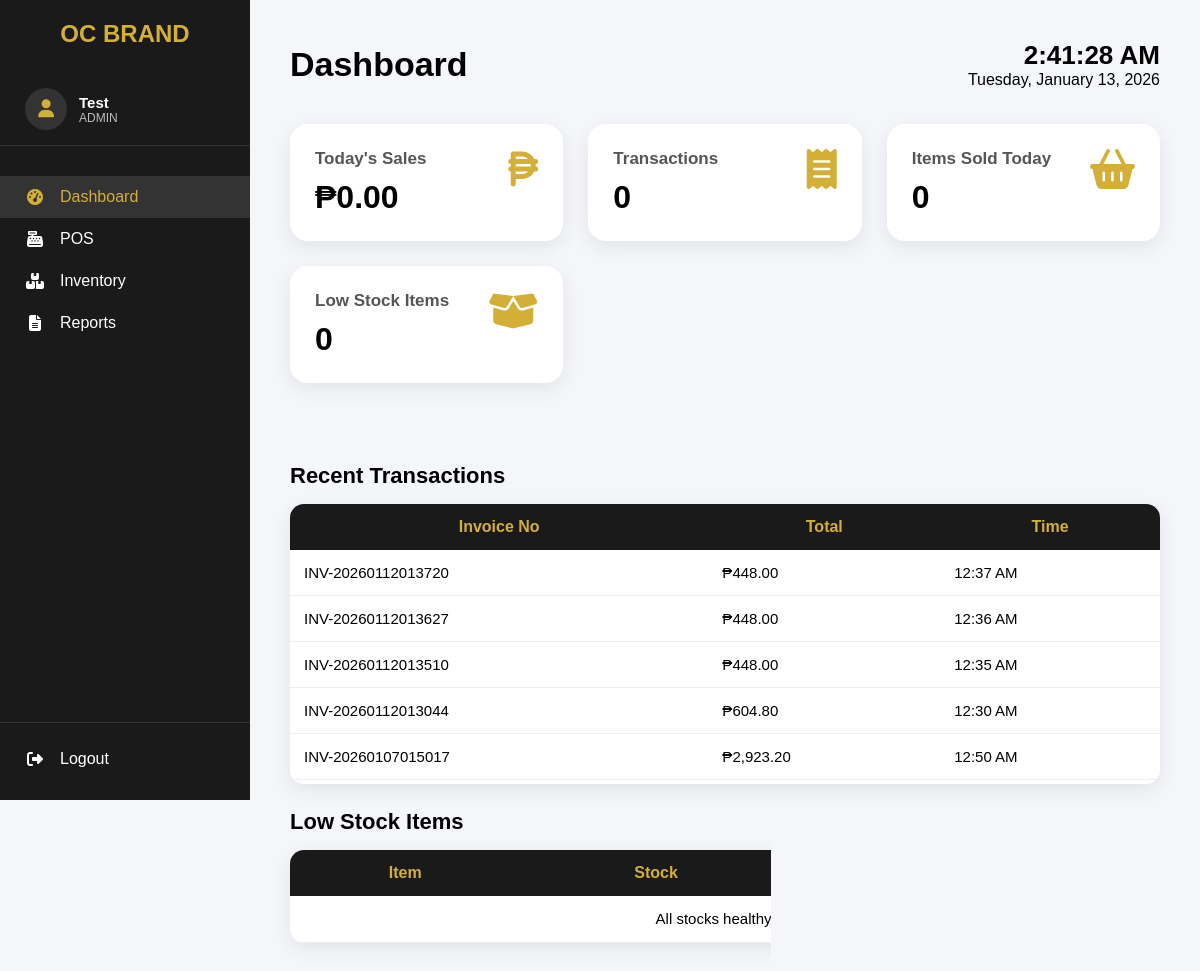
Page /cashier/dashboard.php (signed in) on the committed database.
### tables this page shows
CREATE TABLE `accounts` (
  `id` int(11) NOT NULL,
  `account_id` varchar(10) NOT NULL,
  `role` enum('cashier','admin') NOT NULL,
  `fname` varchar(100) NOT NULL,
  `mname` varchar(100) NOT NULL,
  `lname` varchar(100) NOT NULL,
  `address` varchar(255) NOT NULL,
  `contact` varchar(50) NOT NULL,
  `password` varchar(255) NOT NULL,
  `photo` text NOT NULL,
  `created_at` timestamp NOT NULL DEFAULT current_timestamp()
);

CREATE TABLE `sales` (
  `id` int(11) NOT NULL,
  `invoice_no` varchar(50) DEFAULT NULL,
  `total` decimal(10,2) DEFAULT NULL,
  `vat` decimal(10,2) DEFAULT NULL,
  `cash` decimal(10,2) DEFAULT NULL,
  `change_amount` decimal(10,2) DEFAULT NULL,
  `customer_name` varchar(100) DEFAULT NULL,
  `customer_tin` varchar(50) DEFAULT NULL,
  `admin` varchar(100) DEFAULT NULL,
  `created_at` timestamp NOT NULL DEFAULT current_timestamp()
);

### cashier/dashboard.php (the view, shortened to what this page needs)
<?php
require "../db.php";
$todayStart = date('Y-m-d 00:00:00');
$todayEnd   = date('Y-m-d 23:59:59');
$q = $conn->query("
    SELECT
        SUM(total) AS sales,
        COUNT(*) AS transactions
    FROM sales
    WHERE created_at BETWEEN '$todayStart' AND '$todayEnd'
");
$today = $q->fetch_assoc();
$q = $conn->query("
    SELECT SUM(quantity) AS qty
    FROM sales_items si
    JOIN sales s ON s.id = si.sale_id
    WHERE s.created_at BETWEEN '$todayStart' AND '$todayEnd'
");
$itemsSold = $q->fetch_assoc()['qty'] ?? 0;
$q = $conn->query("
    SELECT COUNT(*) AS low_stock
    FROM products
    WHERE quantity <= 9
");
$lowStockCount = $q->fetch_assoc()['low_stock'];
$recentSales = [];
$q = $conn->query("
    SELECT invoice_no, total, created_at
    FROM sales
    ORDER BY created_at DESC
    LIMIT 20
");
while ($r = $q->fetch_assoc()) {
    $recentSales[] = $r;
}
$lowStockItems = [];
$currentPage = basename($_SERVER['PHP_SELF'], '.php');
?>
<!DOCTYPE html>
<html lang="en">
<head>
<link rel="stylesheet" href="https://cdnjs.cloudflare.com/ajax/libs/font-awesome/6.5.0/css/all.min.css">
</head>
<body>
<?php include "sidebar.php"; ?>
<div class="main-content">
<div class="dashboard-header">
    <h1>Dashboard</h1>
    <div class="datetime-box">
        <div class="time" id="realTime">--:--:--</div>
        <div id="realDate">Loading date...</div>
    </div>
</div>
<div class="cards">
<div class="cards">
    <a href="reports.php" class="card-link">
        <div class="card">
            <i class="fas fa-peso-sign"></i>
            <h3>Today's Sales</h3>
            <div class="value">₱<?= number_format($today['sales'] ?? 0, 2) ?></div>
        </div>
    </a>
    <a href="reports.php" class="card-link">
        <div class="card">
            <i class="fas fa-receipt"></i>
            <h3>Transactions</h3>
            <div class="value"><?= $today['transactions'] ?? 0 ?></div>
        </div>
    </a>
    <a href="reports.php" class="card-link">
        <div class="card">
            <i class="fas fa-shopping-basket"></i>
            <h3>Items Sold Today</h3>
            <div class="value"><?= $itemsSold ?></div>
        </div>
    </a>
    <a href="inventory.php" class="card-link">
        <div class="card">
            <i class="fas fa-box-open"></i>
            <h3>Low Stock Items</h3>
            <div class="value"><?= $lowStockCount ?></div>
        </div>
    </a>
</div>
</div>
<h2 class="section-title">Recent Transactions</h2>
<div class="table-wrapper">
<table>
<thead>
<tr>
    <th>Invoice No</th>
    <th>Total</th>
    <th>Time</th>
</tr>
</thead>
<tbody>
<?php if(empty($recentSales)): ?>
<tr><td colspan="3" style="text-align:center">No data</td></tr>
<?php else: foreach($recentSales as $r): ?>
<tr>
    <td><?= htmlspecialchars($r['invoice_no']) ?></td>
    <td>₱<?= number_format($r['total'],2) ?></td>
    <td><?= date('h:i A', strtotime($r['created_at'])) ?></td>
</tr>
<?php endforeach; endif; ?>
</tbody>
</table>
</div>
<h2 class="section-title">Low Stock Items</h2>
<div class="table-wrapper">
<table>
<thead>
<tr>
    <th>Item</th>
    <th>Stock</th>
    <th>Category</th>
</tr>
</thead>
<tbody>
<?php if(empty($lowStockItems)): ?>
<tr><td colspan="3" style="text-align:center">All stocks healthy 🎉</td></tr>
<?php else: foreach($lowStockItems as $p): ?>
<tr>
    <td><?= htmlspecialchars($p['name']) ?></td>
    <td><?= $p['quantity'] ?></td>
    <td><?= htmlspecialchars($p['category']) ?></td>
</tr>
<?php endforeach; endif; ?>
</tbody>
</table>
</div>
</div>
</body>
</html>

### cashier/sidebar.php (shortened to what this page needs)
<?php
require_once __DIR__ . "/../db.php";
$userId = (int) $_SESSION['user_id'];
$stmt = $conn->prepare("SELECT fname, role FROM accounts WHERE id = ?");
$stmt->bind_param("i", $userId);
$stmt->execute();
$user = $stmt->get_result()->fetch_assoc();
$fname = htmlspecialchars($user['fname'] ?? '', ENT_QUOTES, 'UTF-8');
$role  = htmlspecialchars($user['role'] ?? '', ENT_QUOTES, 'UTF-8');
?>
<div class="sidebar">
    <div>
        <h2>OC Brand</h2>
        <div class="sidebar-user">
            <div class="avatar">
                <i class="fas fa-user"></i>
            </div>
            <div class="user-info">
                <span class="name"><?= $fname ?></span>
                <span class="role"><?= ucfirst($role) ?></span>
            </div>
        </div>
        <a href="dashboard.php" class="<?= $currentPage === 'dashboard' ? 'active' : '' ?>">
            <i class="fas fa-tachometer-alt"></i> Dashboard
        </a>
        <a href="pos.php" class="<?= $currentPage === 'pos' ? 'active' : '' ?>">
            <i class="fas fa-cash-register"></i> POS
        </a>
        <a href="inventory.php" class="<?= $currentPage === 'inventory' ? 'active' : '' ?>">
            <i class="fas fa-boxes"></i> Inventory
        </a>
        <a href="reports.php" class="<?= $currentPage === 'reports' ? 'active' : '' ?>">
            <i class="fas fa-file-alt"></i> Reports
        </a>
    </div>
    <div class="logout">
        <a href="#" onclick="confirmLogout(event)">
            <i class="fas fa-sign-out-alt"></i> Logout
        </a>
    </div>
</div>

### cashier/dashboard.php (style rules this page uses)
* { margin: 0; padding: 0; box-sizing: border-box; font-family: "Poppins", sans-serif; }
body { display: flex; background: #f4f6f9; min-height: 100vh; }
.main-content { flex: 1; padding: 40px; margin-left: 250px; }
.dashboard-header { display: flex; justify-content: space-between; align-items: center; margin-bottom: 35px; }
.dashboard-header h1 { font-size: 34px; font-weight: 700; }
.datetime-box { text-align: right; }
.datetime-box .time { font-size: 26px; font-weight: 700; }
.cards { display: grid; grid-template-columns: repeat(auto-fit, minmax(260px,1fr)); gap: 25px; margin-bottom: 40px; }
.card { background: #fff; padding: 25px; border-radius: 18px; box-shadow: 0 6px 20px rgba(0,0,0,0.08); }
.card i { float: right; font-size: 40px; color: #d4af37; }
.card h3 { font-size: 17px; color: #555; }
.value { font-size: 32px; font-weight: 700; margin-top: 10px; }
.section-title { font-size: 22px; margin: 25px 0 15px; }
.table-wrapper { max-height: 280px; overflow-y: auto; background: #fff; border-radius: 14px; box-shadow: 0 6px 20px rgba(0,0,0,0.08); }
table { width: 100%; border-collapse: collapse; }
thead th { position: sticky; top: 0; background: #1a1a1a; color: #d4af37; padding: 14px; }
td { padding: 14px; border-bottom: 1px solid #eee; font-size: 15px; }
.card-link { text-decoration: none; color: inherit; display: block; }
.card-link .card { cursor: pointer; }

### cashier/sidebar.php (style rules this page uses)
.sidebar { width: 250px; height: 100vh; background-color: #1a1a1a; color: #fff; position: fixed; display: flex; flex-direction: column; justify-content: space-between; padding: 20px 0; }
.sidebar h2 { color: #d4af37; text-align: center; margin-bottom: 25px; font-size: 24px; text-transform: uppercase; }
.sidebar-user { display: flex; align-items: center; gap: 12px; padding: 15px 25px; margin-bottom: 30px; border-bottom: 1px solid #333; }
.sidebar-user .avatar { width: 42px; height: 42px; background: #333; border-radius: 50%; display: flex; align-items: center; justify-content: center; color: #d4af37; font-size: 18px; }
.sidebar-user .user-info { display: flex; flex-direction: column; }
.sidebar-user .name { font-size: 15px; font-weight: 600; }
.sidebar-user .role { font-size: 12px; color: #bbb; text-transform: uppercase; }
.sidebar a { display: flex; align-items: center; padding: 12px 25px; color: #fff; text-decoration: none; font-size: 16px; transition: background 0.3s, color 0.3s; }
.sidebar a i { width: 20px; margin-right: 15px; text-align: center; }
.sidebar a:hover, .sidebar a.active { background-color: #333; color: #d4af37; }
.logout { border-top: 1px solid #333; padding-top: 15px; }

### rows in the picture
accounts: fname "Test", role "ADMIN"
sales: invoice_no "INV-20260112013720", total "448.00", created_at "12:37 AM"
sales: invoice_no "INV-20260112013627", total "448.00", created_at "12:36 AM"
sales: invoice_no "INV-20260112013510", total "448.00", created_at "12:35 AM"
sales: invoice_no "INV-20260112013044", total "604.80", created_at "12:30 AM"
sales: invoice_no "INV-20260107015017", total "2,923.20", created_at "12:50 AM"

### other values in the picture
$today['sales'] "0.00"
$today['transactions'] "0"
$itemsSold "0"
$lowStockCount "0"
